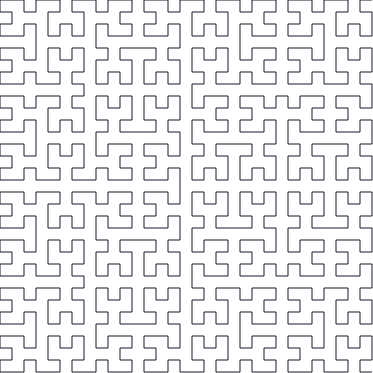

Write the Python code that produced this figure.
from Turtle import Turtle

turtle = Turtle('c_hilbert')

dist = 12

def step(angle, level):
    if level == 0:
        return

    turtle.right(angle)
    step(-angle, level - 1)
    turtle.forward(dist)
    turtle.left(angle)
    step(angle, level - 1)
    turtle.forward(dist)
    step(angle, level - 1)
    turtle.left(angle)
    turtle.forward(dist)
    step(-angle, level - 1)
    turtle.right(angle)

step(90, 5)

turtle.save()
